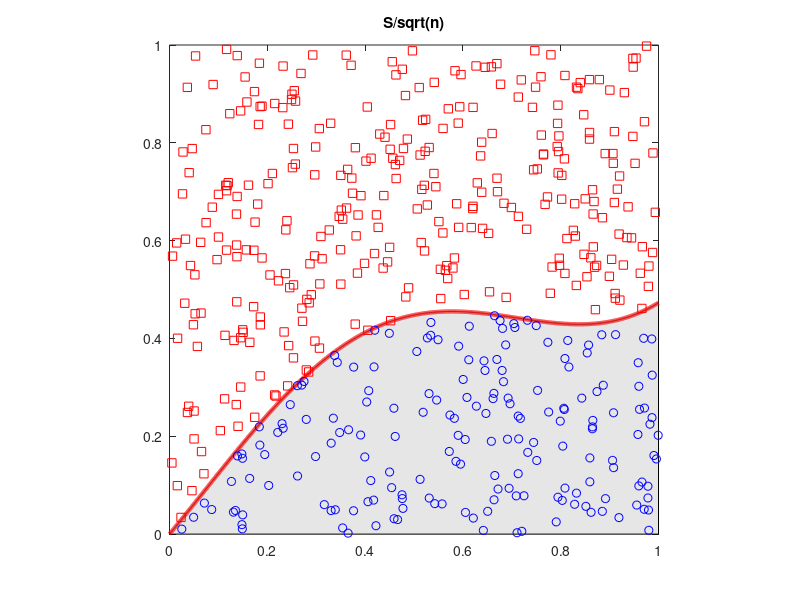

The MATLAB script that drew this image:
%% Demo convergence of random variables
nIter = 10000;
S = zeros(1,nIter);
for n = 2:nIter
    S(n) = S(n-1) + randn;
end
n = 1:nIter;
comet(n,S);title('S');pause(10)
comet(n,S./n);title('S/n');pause(10)
comet(n,S./sqrt(n));title('S/sqrt(n)');pause(10)

%% Integration by simulation
g = @(x) 0.7*x.^2 + 0.3*sin(4*x);
x = linspace(0,1,10000);
patch([x fliplr(x)],[g(x) zeros(size(x)) ],0.9*ones(1,3))
hold on
plot(x,g(x), 'linewidth',3, 'color','r')
set(gca,'xlim',[0 1],'ylim',[0 1])
axis square

U = rand(500,1);
V = rand(500,1);

below = V < g(U);

plot(U(below),V(below),'bo')
plot(U(~below),V(~below),'rs')



